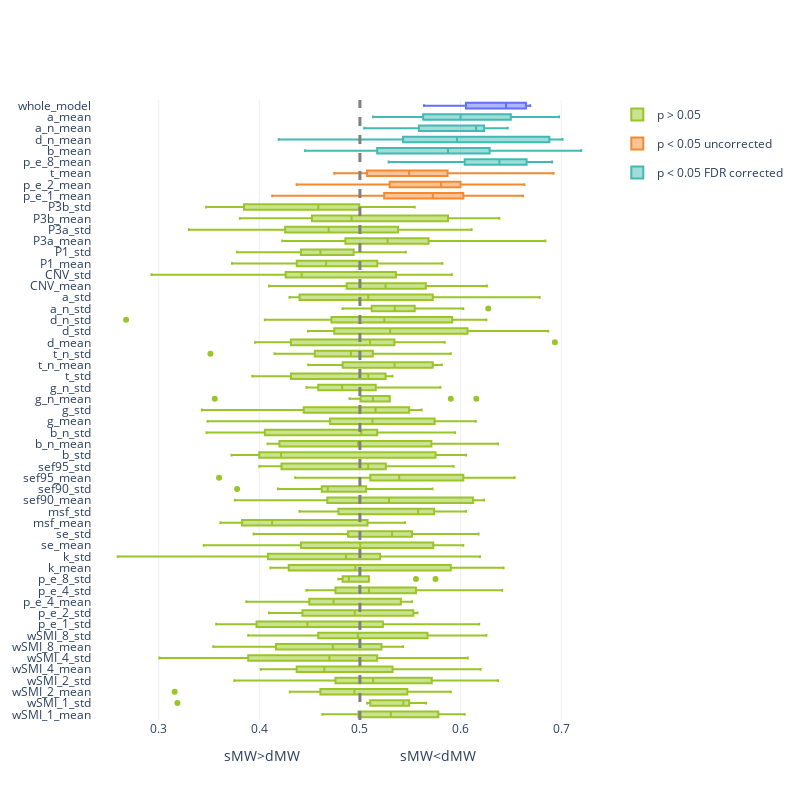

Notebook code for this chart:
### Code cell
fig1 = px.box(univ_mw, y="markers", x="AUC", color="significant", template = "plotly_white", color_discrete_sequence = [green, orange, lblue])


fig2 = px.box(multi_mw, y="markers", x="auc", template = "plotly_white")


fig3 = go.Figure(data=fig1.data + fig2.data)
fig3.add_vline(x=0.5, line_width=3, line_dash="dash", line_color="grey")

fig3.update_layout(
    autosize=False,
    width=800,
    height=800,
    xaxis = {'title': 'sMW>dMW                         sMW<dMW'},
    yaxis = {
            'showticklabels': True,
            'tickmode': 'linear',
        }, 
    template = 'plotly_white'
)


fig3.show()
# pio.write_json(fig, 'Figs/univariate_svc_mw_segment.plotly')

### Figure 1 — Plotly figure (JSON) as saved in the notebook; plotly's stock layout.template omitted (floating-point values rounded to 4 significant figures; data arrays with more than 128 entries replaced by an {"elided": "..."} marker saying what was removed)
{"data": [{"alignmentgroup": "True", "hovertemplate": "significant=p > 0.05<br>AUC=%{x}<br>markers=%{y}<extra></extra>", "legendgroup": "p > 0.05", "marker": {"color": "#9AC529"}, "name": "p > 0.05", "notched": false, "offsetgroup": "p > 0.05", "orientation": "h", "showlegend": true, "type": "box", "x": {"elided": "460 float values"}, "x0": " ", "xaxis": "x", "y": {"elided": "460 str values"}, "y0": " ", "yaxis": "y"}, {"alignmentgroup": "True", "hovertemplate": "significant=p < 0.05 uncorrected<br>AUC=%{x}<br>markers=%{y}<extra></extra>", "legendgroup": "p < 0.05 uncorrected", "marker": {"color": "#F38A31"}, "name": "p < 0.05 uncorrected", "notched": false, "offsetgroup": "p < 0.05 uncorrected", "orientation": "h", "showlegend": true, "type": "box", "x": [0.6028, 0.6621, 0.5931, 0.6179, 0.5793, 0.5241, 0.5571, 0.5657, 0.45, 0.4129, 0.6634, 0.6, 0.5297, 0.629, 0.571, 0.589, 0.58, 0.5814, 0.4743, 0.4371, 0.5062, 0.5324, 0.6924, 0.5655, 0.4745, 0.669, 0.5071, 0.5786, 0.5871, 0.51], "x0": " ", "xaxis": "x", "y": ["p_e_1_mean", "p_e_1_mean", "p_e_1_mean", "p_e_1_mean", "p_e_1_mean", "p_e_1_mean", "p_e_1_mean", "p_e_1_mean", "p_e_1_mean", "p_e_1_mean", "p_e_2_mean", "p_e_2_mean", "p_e_2_mean", "p_e_2_mean", "p_e_2_mean", "p_e_2_mean", "p_e_2_mean", "p_e_2_mean", "p_e_2_mean", "p_e_2_mean", "t_mean", "t_mean", "t_mean", "t_mean", "t_mean", "t_mean", "t_mean", "t_mean", "t_mean", "t_mean"], "y0": " ", "yaxis": "y"}, {"alignmentgroup": "True", "hovertemplate": "significant=p < 0.05 FDR corrected<br>AUC=%{x}<br>markers=%{y}<extra></extra>", "legendgroup": "p < 0.05 FDR corrected", "marker": {"color": "#42B9B2"}, "name": "p < 0.05 FDR corrected", "notched": false, "offsetgroup": "p < 0.05 FDR corrected", "orientation": "h", "showlegend": true, "type": "box", "x": [0.6786, 0.6041, 0.6193, 0.6414, 0.6372, 0.691, 0.64, 0.6657, 0.5286, 0.5971, 0.5572, 0.6207, 0.5793, 0.629, 0.4455, 0.6455, 0.5086, 0.5171, 0.72, 0.5957, 0.4193, 0.6883, 0.5531, 0.6083, 0.5848, 0.6897, 0.4957, 0.5429, 0.6157, 0.7014, 0.6469, 0.6083, 0.6359, 0.6124, 0.5586, 0.6234, 0.6186, 0.6214, 0.5043, 0.51, 0.6, 0.5986, 0.6, 0.6772, 0.5131, 0.6979, 0.5357, 0.6243, 0.65, 0.5629], "x0": " ", "xaxis": "x", "y": ["p_e_8_mean", "p_e_8_mean", "p_e_8_mean", "p_e_8_mean", "p_e_8_mean", "p_e_8_mean", "p_e_8_mean", "p_e_8_mean", "p_e_8_mean", "p_e_8_mean", "b_mean", "b_mean", "b_mean", "b_mean", "b_mean", "b_mean", "b_mean", "b_mean", "b_mean", "b_mean", "d_n_mean", "d_n_mean", "d_n_mean", "d_n_mean", "d_n_mean", "d_n_mean", "d_n_mean", "d_n_mean", "d_n_mean", "d_n_mean", "a_n_mean", "a_n_mean", "a_n_mean", "a_n_mean", "a_n_mean", "a_n_mean", "a_n_mean", "a_n_mean", "a_n_mean", "a_n_mean", "a_mean", "a_mean", "a_mean", "a_mean", "a_mean", "a_mean", "a_mean", "a_mean", "a_mean", "a_mean"], "y0": " ", "yaxis": "y"}, {"alignmentgroup": "True", "hovertemplate": "auc=%{x}<br>markers=%{y}<extra></extra>", "legendgroup": "", "marker": {"color": "#636efa"}, "name": "", "notched": false, "offsetgroup": "", "orientation": "h", "showlegend": false, "type": "box", "x": [0.6636, 0.6693, 0.5638, 0.6452, 0.6193], "x0": " ", "xaxis": "x", "y": ["whole_model", "whole_model", "whole_model", "whole_model", "whole_model"], "y0": " ", "yaxis": "y"}], "layout": {"autosize": false, "height": 800, "shapes": [{"line": {"color": "grey", "dash": "dash", "width": 3}, "type": "line", "x0": 0.5, "x1": 0.5, "xref": "x", "y0": 0, "y1": 1, "yref": "y domain"}], "width": 800, "xaxis": {"title": {"text": "sMW>dMW                         sMW<dMW"}}, "yaxis": {"showticklabels": true, "tickmode": "linear"}}}
